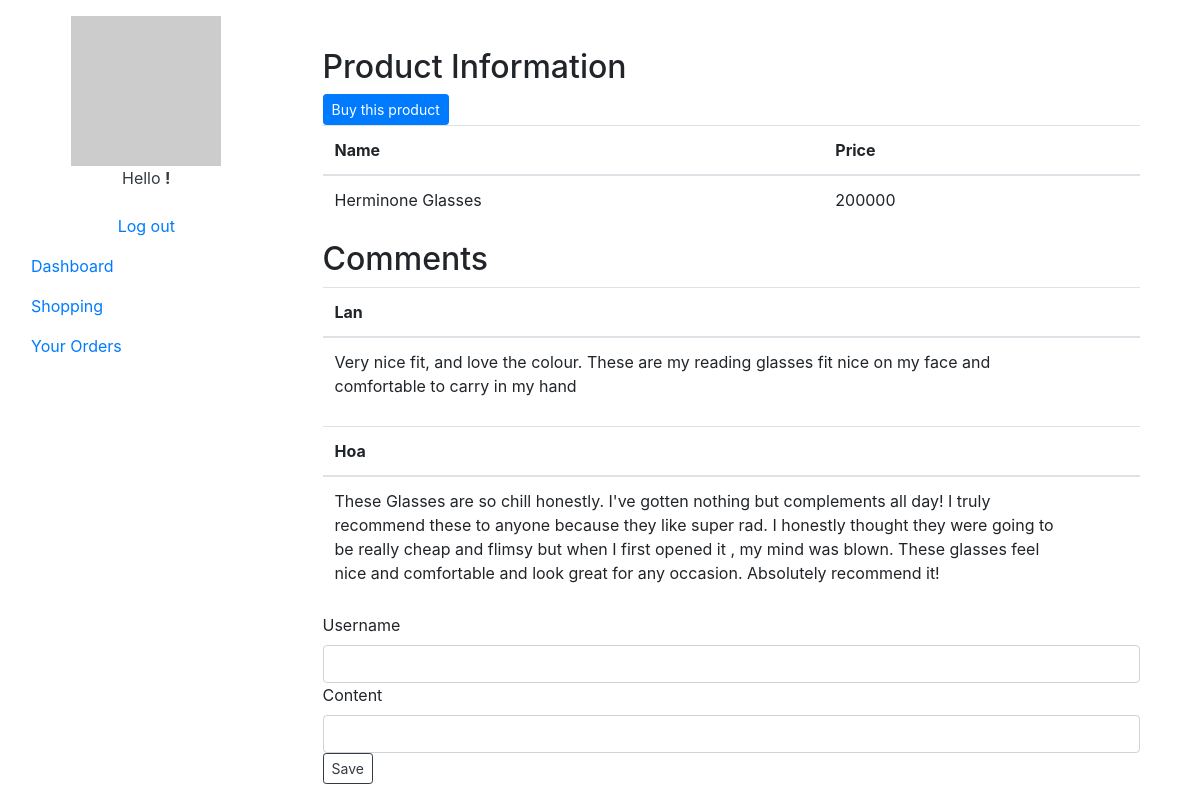
Screenshot of /user/product/detail/2 with the database file from the repository.
### tables this page shows
CREATE TABLE Products
(
    Id         int PRIMARY KEY AUTO_INCREMENT,
    CategoryId int           NOT NULL,
    BrandId    int           NOT NULL,
    Name       varchar(1024) NOT NULL UNIQUE,
    Price      decimal       NOT NULL,
    FOREIGN KEY (CategoryId) REFERENCES Categories (Id),
    FOREIGN KEY (BrandId) REFERENCES Brands (Id)
);

CREATE TABLE Comments
(
    Id          int PRIMARY KEY AUTO_INCREMENT,
    ProductId   int           NOT NULL,
    UserName    varchar(256)  NOT NULL,
    Content     text          NOT NULL,
    FOREIGN KEY (ProductId) REFERENCES Products(Id)


);

### application/libraries/TemplateHandler.php (called while the page is built, shortened)
<?php
class TemplateHandler
{
	var $ci;
	public function __construct()
	{
		$this->ci =& get_instance();
	}
	public function load($layoutFile, $viewFileName = null, $data = null)
	{
		if (!is_null($viewFileName)) {
			if (file_exists(APPPATH . "views/$layoutFile/$viewFileName")) {
				$viewPath = "$layoutFile/$viewFileName";
			} else if (file_exists(APPPATH . "views/$layoutFile/$viewFileName.php")) {
				$viewPath = "$layoutFile/$viewFileName.php";
			} else if (file_exists(APPPATH . "views/$viewFileName")) {
				$viewPath = $viewFileName;
			} else if (file_exists(APPPATH . "views/$viewFileName.php")) {
				$viewPath = "$viewFileName.php";
			} else {
				show_error("Unable to load the requested file: $layoutFile/$viewFileName.php");
			}
			$content = $this->ci->load->view($viewPath, $data, TRUE);
			if (is_null($data)) {
				$data = array('content' => $content);
			} else if (is_array($data)) {
				$data['content'] = $content;
			} else if (is_object($data)) {
				$data->content = $content;
			}
		}
		$this->ci->load->view('layout/' . $layoutFile, $data);
	}
}

### application/controllers/User_ProductController.php (called while the page is built, shortened)
<?php
class User_ProductController extends MY_Controller
{
	public function detail(int $id)
	{
		$detail['item'] = $this->ProductTable->selectOne(array(), "Id=$id");
		$detail['allComments'] = $this->CommentTable->select(array(), "ProductId=$id");
		$this->templator->load('UserLayout', 'user/product/detail', $detail);
	}
}

### index.php (called while the page is built, shortened)
<?php
require_once BASEPATH.'core/CodeIgniter.php';

### application/helpers/QueryStringBuilder_helper.php (called while the page is built, shortened)
<?php
function qsb_buildFieldsList(array $fieldsArr)
{
	return sizeof($fieldsArr) > 0 ? sprintf('`%s`', implode('`, `', $fieldsArr)) : '*';
}

### application/core/MY_Model.php (called while the page is built, shortened)
<?php
class MY_Model extends CI_Model
{
	protected $tableName;
	public function __construct(string $tableName, string $keyField = 'Id')
	{
		$this->tableName = $tableName;
	}
	public function select(array $fields = array(), string $condition = '1=1')
	{
		$fieldsList = qsb_buildFieldsList($fields);
		$sql = "SELECT $fieldsList
				FROM $this->tableName
				WHERE $condition";
		return $this->db->query($sql)->result();
	}
	public function selectOne(array $fields = array(), string $condition = '1=1')
	{
		$fieldsList = qsb_buildFieldsList($fields);
		$sql = "SELECT $fieldsList
				FROM $this->tableName
				WHERE $condition";
		return $this->db->query($sql)->row();
	}
}

### application/views/user/product/detail.php (the view, shortened to what this page needs)
<h2> Product Information </h2>
<a href="<?= base_url("user/orders/add/$item->Id") ?>"
   class="btn btn-sm btn-primary">Buy this product</a>
<table class="table table-hover">
	<thead>
	<th>Name</th>
	<th>Price</th>
	<th></th>
	</thead>
	<tbody>
		<tr>
			<td><?= $item->Name?></td>
			<td><?= $item->Price?></td>
		</tr>
	</tbody>
</table>
<h2> Comments </h2>
<?php foreach ($allComments as $row): ?>
<table class="table table-hover">
	<thead>
	<th><?= $row->UserName ?></th>
	<th></th>
	<th></th>
	<th></th>
	</thead>
	<tbody>
		<tr>
			<td><?= $row->Content ?></td>
			<td></td>
		</tr>
	<?php endforeach; ?>
	</tbody>
</table>
<?= form_open('user/product/detail/comment') ;
?>
<?php
echo form_label('Username', 'tbxName');
echo form_input(array(
	'class' => 'form-control',
	'name' => 'tbxName',
	'id' => 'tbxName',
));
echo form_label('Content', 'tbxContent');
echo form_input(array(
	'class' => 'form-control',
	'name' => 'tbxContent',
	'id' => 'tbxContent',
));
echo form_button(array(
	'type' => 'Save',
	'class' => 'btn btn-sm btn-outline-dark',
	'name' => 'btnSave',
	'id' => 'btnSave',
	'content' => 'Save'
)
);
?>
<?= form_close() ?>

### application/views/layout/UserLayout.php (shortened to what this page needs)
<?php
$username = ($this->session->userdata['username']);
?>
<!DOCTYPE HTML>
<html lang="en">
<head>
	<link rel="stylesheet" href="<?= base_url('vendor/bootstrap431/css/bootstrap.min.css') ?>">
	<link rel="stylesheet" href="<?= base_url('vendor/custom.css') ?>">
</head>
<body>
	<div class="container-fluid row">
		<section id="sidebar" class="col-3">
			<ul class="nav flex-column py-3">
				<li class="nav-item text-center">
					<img src="https://via.placeholder.com/150" />
					<p class="text-dark"><?php
											echo "Hello <b id='welcome'><i>" . $username . "</i> !</b>"; ?></p>
				</li>
				<li class="nav-item text-center">
				<a class="nav-link" href="<?= base_url('log-out') ?>">Log out</a>
				</li>
				<li class="nav-item">
					<a class="nav-link" href="<?= base_url('user') ?>">Dashboard</a>
				</li>
				<li class="nav-item">
					<a class="nav-link" href="<?= base_url('user/product') ?>">Shopping</a>
				</li>
				<li class="nav-item">
					<a class="nav-link" href="<?= base_url('user/orders/view') ?>">Your Orders</a>
				</li>
			</ul>
		</section>
		<section id="mainContent" class="col-9">
			<main class="container py-5">
				<?= $content ?>
			</main>
		</section>
	</div>
</body>
</html>

### rows the page displays
products: Name "Herminone Glasses", Price "200000"
comments: UserName "Lan", Content "Very nice fit, and love the colour. These are my reading glasses fit nice on my face and comfortable to carry in my hand"
comments: UserName "Hoa", Content "These Glasses are so chill honestly. I've gotten nothing but complements all day! I truly recommend these to anyone because they like super rad. I honestly thought they were going to be really cheap and flimsy but when I first opened it , my mind was blown. These glasses feel nice and comfortable and look great for any occasion. Absolutely recommend it!"

### other values shown
form_label('Username', 'tbxName') "Username"
form_label('Content', 'tbxContent') "Content"
